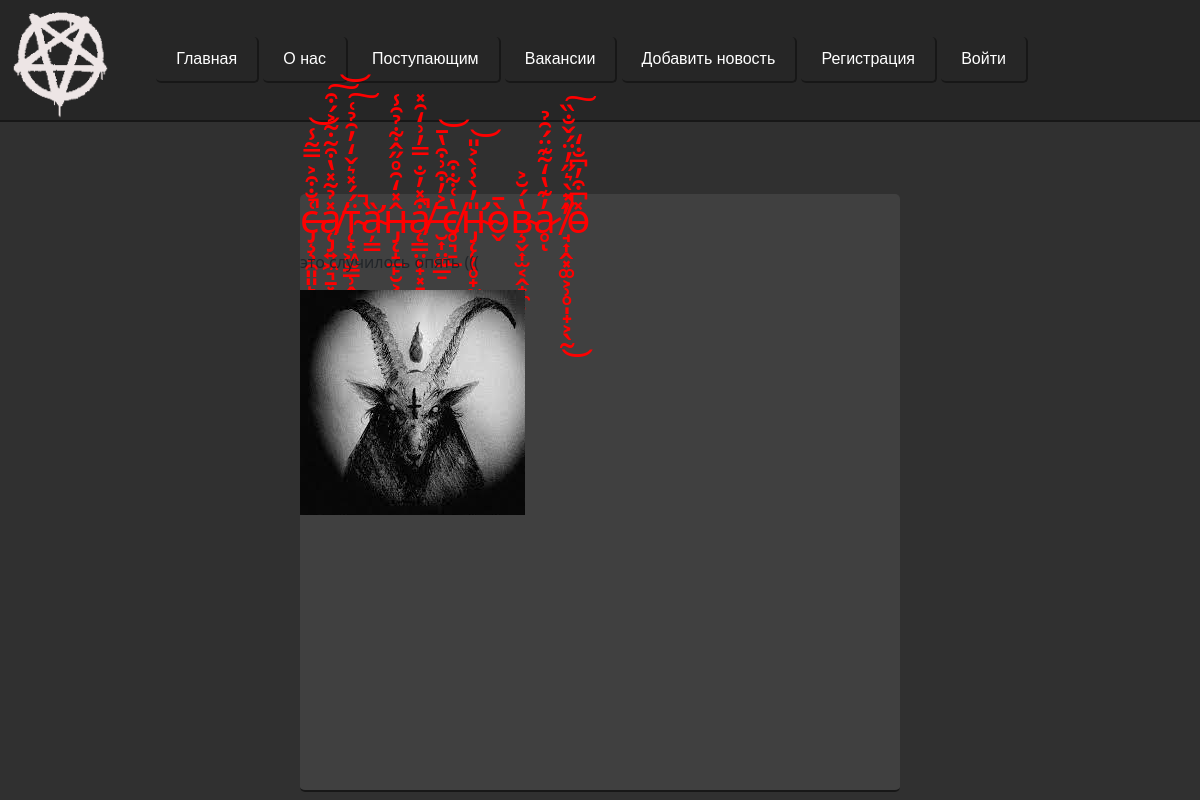
The app's page /post/17 with its own data.
### main/models.py (models this page shows, shortened)
class News(models.Model):
    title = models.CharField('Сноска', max_length=255)
    Text = models.CharField('Текст', max_length=500)
    news_photo = models.ImageField(upload_to='photos/%y/%m/%d/',null=True)
    is_published = models.BooleanField(default=True,verbose_name='Публикация')
    time_create = models.DateTimeField(auto_now_add=True, verbose_name='Дата создания')

### main/views.py (the view)
# urls.py: path('post/<int:post_id>', views.showpost, name='post'),
def showpost (request, post_id):
    news = News.objects.filter(pk=post_id)
    return render(request, 'main/showpost.html', {'news':news})

### main/templates/main/showpost.html (shortened to what this page needs)
{% extends 'main/layout.html' %}
{%load static%}
{% block content %}
<br>
<br>
<br>
    {%for new in news%}
        <div class="news_list">
            <h1>{{new.title}}</h1>
            <p>{{new.Text}}</p>
            {% if new.news_photo%}
            <div class="news_img"><img src="{{new.news_photo.url}}"></div>
            {%endif%}
        </div>
    {%endfor%}
{% endblock %}

### main/static/main/css/main.css (style rules this page uses)
body { background:#303030; }
.news_list { width: 600px; background-color: #404040; margin-left: auto; margin-right: auto; border-bottom: 2px solid #171717; border-radius: 5px; }
.news_img { width: 600px; height: 500px; box-sizing: border-box; }
.news_list > h1 { color:red; }

### records on screen
News: title "с̶̡̧̧̯͈͈̙͔̲͇̹̣͑̐͒͐̿͂̾̚͝ͅа̸̨̡͍͖͉̱͓̹̟̘̹̠̽̉͂̽̔͒͂̇͂͐́͒͠͝т̴̨̟͖̫̳̹̭͖͔̻̈́́̽͛̌̒̓̑̉͑̚͠а̴̛̦̳̏н̵̡̨̝̲̙̮͕̮̞̞̩͈̂̽̒̑̊̋̂͋̉̑̾а̸̨̳̤̙̟͓̠̲̫̖͉͉̞̝̤͒̽̓̐̿̓͗̒̑̽̚̚ ̶̮͎̤͚̲̠̄͐̓͒͗͒̔̄͝с̸̥͉̠̲̔͑͋͒н̴̡̨̨̨̛̥̟̰̺̙̎̓̀̾̀͐̎͝о̴̬̀̄в̴̧̬͎̫͔̭̟̼̔́̆͐ͅа̷̥̓͊̔̒̃͊̈́̑̉ͅ ̸̘͎̭͓͚͕̹̥̩̟͕̖̰̋̽̀͛̋̓̈́̌̐̏̚̕͜͠о̵̽͆͒̓͆̐̒", Text "это случилось опять (((", news_photo (picture)
